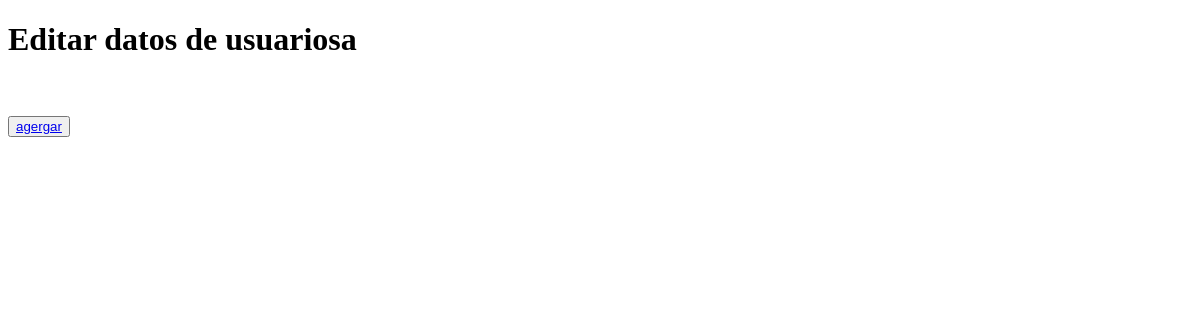
Page /crud on the earlier database version.
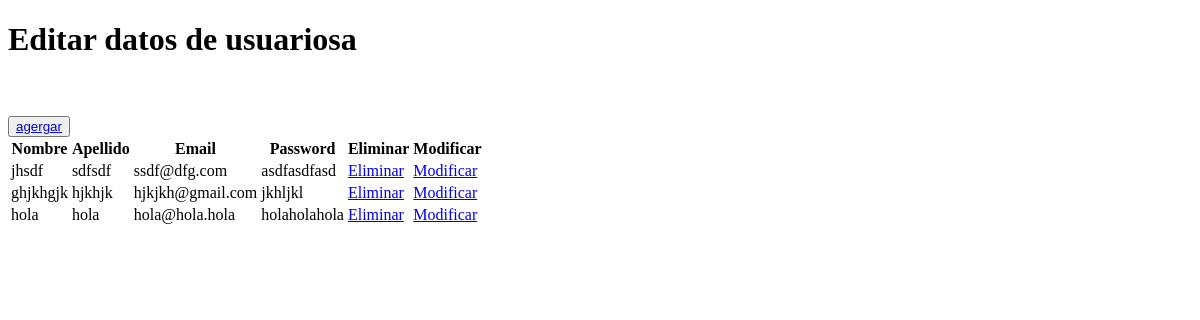
Same page on the later database version.
### MasterBIKE/models.py (models this page shows, shortened)
class Usuario(AbstractUser):
    nombre = models.CharField(max_length=20, verbose_name='Nombre', primary_key=True)
    apellido = models.CharField(max_length=20, verbose_name='Apellido')
    email = models.EmailField(unique=True, max_length=100, null=True, verbose_name='Email')
    password = models.CharField(max_length=30, verbose_name='Password')
    USERNAME_FIELD = 'email'
    REQUIRED_FIELDS = ['nombre', 'apellido', 'password']

### MasterBIKE/views.py (the view)
# urls.py: path("crud", views.crud, name="crud"),
def crud(request):
    usuarios = Usuario.objects.all()
    context = {"usuarios": usuarios}
    return render(request, "pages/usuario_list.html", context)

### MasterBIKE/templates/pages/usuario_list.html (shortened to what this page needs)
{% load static %}
<!DOCTYPE html>
<html lang="en">
<head>
</head>
<body>
    <h1>Editar datos de usuariosa</h1><br>
    <br>
    <button type="button">
        <a href="{% url 'sign-up' %}"> agergar</a>
    </button>
    <table>
        {% if usuarios %}
            <th>Nombre</th>
            <th>Apellido</th>
            <th>Email</th>
            <th>Password</th>
            <th>Eliminar</th>
            <th>Modificar</th>
            {% for x in usuarios %}
                <tr>
                    <td>{{x.nombre}}</td>
                    <td>{{x.apellido}}</td>
                    <td>{{x.email}}</td>
                    <td>{{x.password}}</td>
                    <td><a href="{% url 'usuarios_del' pk=x.nombre %}">Eliminar</a></td>
                    <td><a href="{% url 'usuarios_findEdit' pk=x.nombre %}">Modificar</a></td>
                </tr>
            {% endfor %}
        {% endif %}
    </table>
</body>
</html>

Differences in the rows shown:
added Usuario: nombre "jhsdf", apellido "sdfsdf", email "ssdf@dfg.com", password "asdfasdfasd"
added Usuario: nombre "ghjkhgjk", apellido "hjkhjk", email "hjkjkh@gmail.com", password "jkhljkl"
added Usuario: nombre "hola", apellido "hola", email "hola@hola.hola", password "holaholahola"
Other differences:
text now shown: "Nombre Apellido Email Password Eliminar Modificar"
